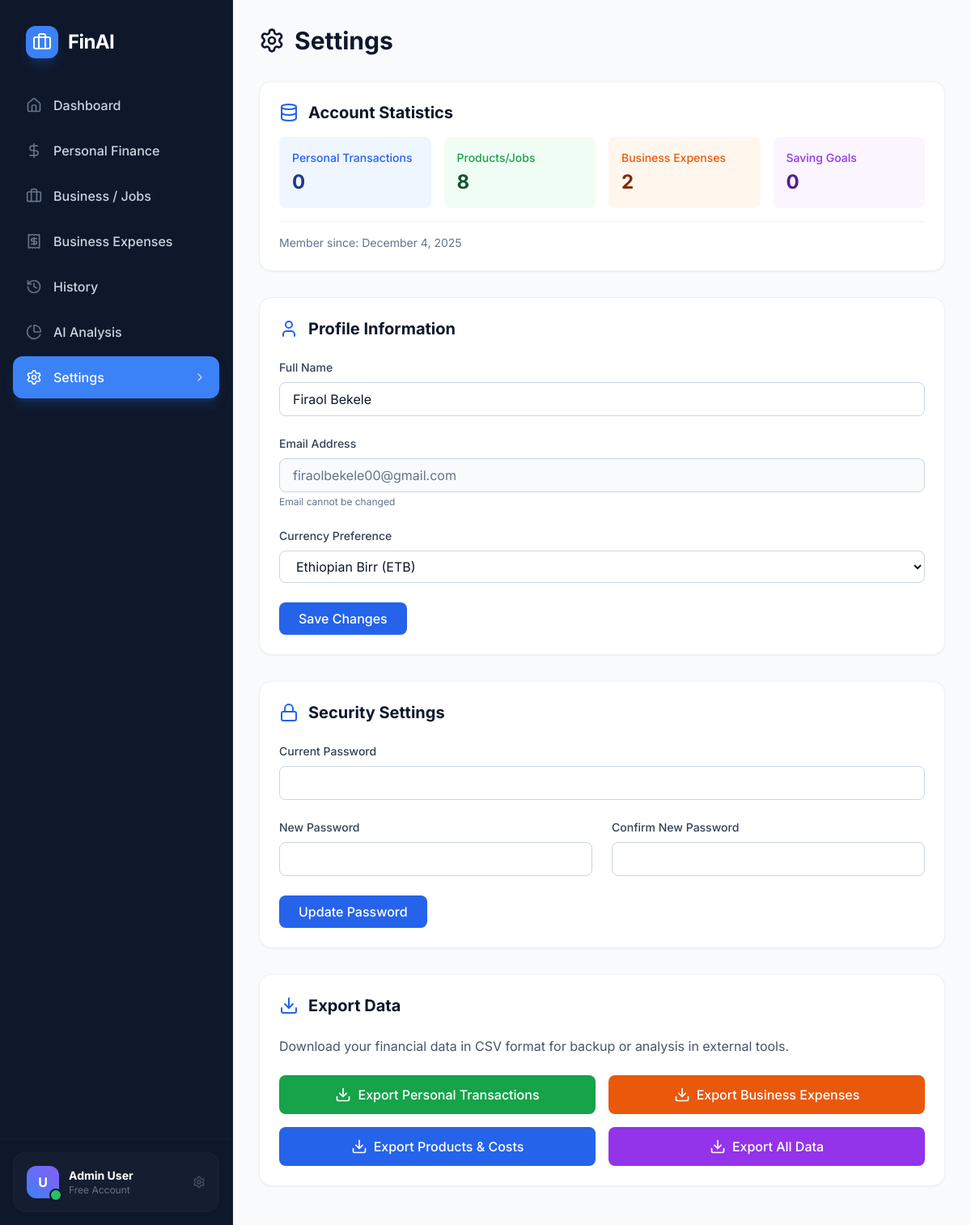
The page /settings.php (signed in) on the database its author committed.
### tables this page shows
CREATE TABLE `User` (
  `id` int NOT NULL AUTO_INCREMENT,
  `name` varchar(191) NOT NULL,
  `email` varchar(191) NOT NULL,
  `password` varchar(191) NOT NULL,
  `role` varchar(191) NOT NULL DEFAULT 'user',
  `currencyCode` varchar(191) NOT NULL DEFAULT 'ETB',
  `createdAt` datetime(3) NOT NULL DEFAULT CURRENT_TIMESTAMP(3),
  `updatedAt` datetime(3) NOT NULL,
  PRIMARY KEY (`id`),
  UNIQUE KEY `User_email_key` (`email`)
);

### settings.php (the view, shortened to what this page needs)
<?php
require_once __DIR__ . '/database/db.php';
$userId = $_SESSION['user_id'];
$stmt = $mysqli->prepare("SELECT name, email, currencyCode, createdAt FROM User WHERE id = ?");
$stmt->bind_param("i", $userId);
$stmt->execute();
$user = $stmt->get_result()->fetch_assoc();
$stats = [];
function getCount($mysqli, $table, $userId) {
    if ($table === 'Product') {
        $sql = "SELECT COUNT(*) as c FROM $table WHERE userId = ?";
    } else {
        $sql = "SELECT COUNT(*) as c FROM $table WHERE userId = ?";
    }
    $stmt = $mysqli->prepare($sql);
    $stmt->bind_param("i", $userId);
    $stmt->execute();
    $res = $stmt->get_result()->fetch_assoc()['c'];
    return $res;
}
$stats['transactions'] = getCount($mysqli, 'PersonalTransaction', $userId);
$stats['products'] = getCount($mysqli, 'Product', $userId);
$stats['businessExpenses'] = getCount($mysqli, 'BusinessExpense', $userId);
$stats['savingGoals'] = getCount($mysqli, 'SavingGoal', $userId);
require_once __DIR__ . '/includes/header.php';
?>
<div class="flex h-screen overflow-hidden bg-background">
    <?php require_once __DIR__ . '/includes/sidebar.php'; ?>
    <main class="flex-1 overflow-y-auto w-full">
        <div class="p-8 space-y-8 animate-in pb-12">
            <div class="flex items-center gap-3">
                <i data-lucide="settings" class="w-8 h-8 text-slate-900"></i>
                <h1 class="text-3xl font-bold text-slate-900">Settings</h1>
            </div>
            <div class="modern-card p-6 bg-white">
                <div class="flex items-center gap-3 mb-4">
                    <i data-lucide="database" class="w-6 h-6 text-blue-600"></i>
                    <h2 class="text-xl font-bold text-slate-900">Account Statistics</h2>
                </div>
                <div class="grid grid-cols-2 sm:grid-cols-2 lg:grid-cols-4 gap-3 sm:gap-4">
                    <div class="bg-blue-50 p-4 rounded-lg">
                        <p class="text-sm text-blue-600 font-medium">Personal Transactions</p>
                        <p class="text-2xl font-bold text-blue-900 mt-1"><?php echo $stats['transactions']; ?></p>
                    </div>
                    <div class="bg-green-50 p-4 rounded-lg">
                        <p class="text-sm text-green-600 font-medium">Products/Jobs</p>
                        <p class="text-2xl font-bold text-green-900 mt-1"><?php echo $stats['products']; ?></p>
                    </div>
                    <div class="bg-orange-50 p-4 rounded-lg">
                        <p class="text-sm text-orange-600 font-medium">Business Expenses</p>
                        <p class="text-2xl font-bold text-orange-900 mt-1"><?php echo $stats['businessExpenses']; ?></p>
                    </div>
                    <div class="bg-purple-50 p-4 rounded-lg">
                        <p class="text-sm text-purple-600 font-medium">Saving Goals</p>
                        <p class="text-2xl font-bold text-purple-900 mt-1"><?php echo $stats['savingGoals']; ?></p>
                    </div>
                </div>
                <div class="mt-4 pt-4 border-t border-slate-100">
                    <p class="text-sm text-slate-500">
                        Member since: <?php echo (new DateTime($user['createdAt']))->format('F j, Y'); ?>
                    </p>
                </div>
            </div>
            <div class="modern-card p-6 bg-white">
                <div class="flex items-center gap-3 mb-6">
                    <i data-lucide="user" class="w-6 h-6 text-blue-600"></i>
                    <h2 class="text-xl font-bold text-slate-900">Profile Information</h2>
                </div>
                <form method="POST" action="" class="space-y-6">
                    <div>
                        <label class="block text-sm font-medium text-slate-700 mb-2">Full Name</label>
                        <input type="text" name="name" value="<?php echo htmlspecialchars($user['name']); ?>" required class="w-full border border-slate-300 rounded-lg px-4 py-2 text-slate-900 focus:ring-2 focus:ring-blue-500" />
                    </div>
                    <div>
                        <label class="block text-sm font-medium text-slate-700 mb-2">Email Address</label>
                        <input type="email" value="<?php echo htmlspecialchars($user['email']); ?>" disabled class="w-full border border-slate-300 rounded-lg px-4 py-2 text-slate-500 bg-slate-50 cursor-not-allowed" />
                        <p class="text-xs text-slate-500 mt-1">Email cannot be changed</p>
                    </div>
                    <div>
                        <label class="block text-sm font-medium text-slate-700 mb-2">Currency Preference</label>
                        <select name="currencyCode" class="w-full border border-slate-300 rounded-lg px-4 py-2 text-slate-900 focus:ring-2 focus:ring-blue-500">
                            <?php
                            $currencies = [
                                'ETB' => 'Ethiopian Birr (ETB)',
                                'USD' => 'US Dollar (USD)',
                                'EUR' => 'Euro (EUR)',
                                'GBP' => 'British Pound (GBP)',
                                'KES' => 'Kenyan Shilling (KES)',
                                'TZS' => 'Tanzanian Shilling (TZS)'
                            ];
                            foreach ($currencies as $code => $name):
                            ?>
                                <option value="<?php echo $code; ?>" <?php echo $user['currencyCode'] === $code ? 'selected' : ''; ?>><?php echo $name; ?></option>
                            <?php endforeach; ?>
                        </select>
                    </div>
                    <button type="submit" class="bg-blue-600 text-white px-6 py-2 rounded-lg hover:bg-blue-700 transition-colors font-medium">
                        Save Changes
                    </button>
                </form>
            </div>
            <div class="modern-card p-6 bg-white">
                <div class="flex items-center gap-3 mb-6">
                    <i data-lucide="lock" class="w-6 h-6 text-blue-600"></i>
                    <h2 class="text-xl font-bold text-slate-900">Security Settings</h2>
                </div>
                <form method="POST" action="" class="space-y-6">
                    <div>
                        <label class="block text-sm font-medium text-slate-700 mb-2">Current Password</label>
                        <input type="password" name="currentPassword" required class="w-full border border-slate-300 rounded-lg px-4 py-2 text-slate-900 focus:ring-2 focus:ring-blue-500" />
                    </div>
                    <div class="grid grid-cols-1 md:grid-cols-2 gap-6">
                        <div>
                            <label class="block text-sm font-medium text-slate-700 mb-2">New Password</label>
                            <input type="password" name="newPassword" required class="w-full border border-slate-300 rounded-lg px-4 py-2 text-slate-900 focus:ring-2 focus:ring-blue-500" />
                        </div>
                        <div>
                            <label class="block text-sm font-medium text-slate-700 mb-2">Confirm New Password</label>
                            <input type="password" name="confirmPassword" required class="w-full border border-slate-300 rounded-lg px-4 py-2 text-slate-900 focus:ring-2 focus:ring-blue-500" />
                        </div>
                    </div>
                    <button type="submit" class="bg-blue-600 text-white px-6 py-2 rounded-lg hover:bg-blue-700 transition-colors font-medium">
                        Update Password
                    </button>
                </form>
            </div>
            <div class="modern-card p-6 bg-white">
                <div class="flex items-center gap-3 mb-6">
                    <i data-lucide="download" class="w-6 h-6 text-blue-600"></i>
                    <h2 class="text-xl font-bold text-slate-900">Export Data</h2>
                </div>
                <p class="text-slate-600 mb-6">
                    Download your financial data in CSV format for backup or analysis in external tools.
                </p>
                <div class="grid grid-cols-1 sm:grid-cols-2 gap-3 sm:gap-4">
                    <a href="export.php?type=transactions" class="flex items-center justify-center gap-2 bg-green-600 text-white px-6 py-3 rounded-lg hover:bg-green-700 transition-colors font-medium">
                        <i data-lucide="download" class="w-5 h-5"></i>
                        Export Personal Transactions
                    </a>
                    <a href="export.php?type=business" class="flex items-center justify-center gap-2 bg-orange-600 text-white px-6 py-3 rounded-lg hover:bg-orange-700 transition-colors font-medium">
                        <i data-lucide="download" class="w-5 h-5"></i>
                        Export Business Expenses
                    </a>
                    <a href="export.php?type=products" class="flex items-center justify-center gap-2 bg-blue-600 text-white px-6 py-3 rounded-lg hover:bg-blue-700 transition-colors font-medium">
                        <i data-lucide="download" class="w-5 h-5"></i>
                        Export Products & Costs
                    </a>
                    <a href="export.php?type=all" class="flex items-center justify-center gap-2 bg-purple-600 text-white px-6 py-3 rounded-lg hover:bg-purple-700 transition-colors font-medium">
                        <i data-lucide="download" class="w-5 h-5"></i>
                        Export All Data
                    </a>
                </div>
            </div>
        </div>
    </main>
</div>
<?php require_once __DIR__ . '/includes/footer.php'; ?>

### public/css/style.css (style rules this page uses)
:root { --background: #f8fafc; --foreground: #0f172a; --primary: #3b82f6; --primary-hover: #2563eb; --secondary: #64748b; --accent: #8b5cf6; --card: #ffffff; --card-foreground: #0f172a; --border: #e2e8f0; --ring: rgba(59, 130, 246, 0.5); --success: #10b981; --warning: #f59e0b; --danger: #ef4444; }
body { background: var(--background); color: var(--foreground); font-family: 'Inter', system-ui, -apple-system, sans-serif; -webkit-font-smoothing: antialiased; -moz-osx-font-smoothing: grayscale; }
.modern-card { background-color: white; border-radius: 1rem; border: 1px solid rgba(226, 232, 240, 0.6); box-shadow: 0 1px 2px 0 rgba(0, 0, 0, 0.05); transition: all 0.3s cubic-bezier(0.4, 0, 0.2, 1); }
input, select, textarea { background-color: white; border: 1px solid #e2e8f0; border-radius: 0.75rem; padding: 0.625rem 1rem; color: #334155; outline: none; transition: all 0.2s; width: 100%; }
.animate-in { animation: fadeIn 0.5s ease-out; }

### rows shown on the page
user: createdAt "December 4, 2025", name "Firaol Bekele", email "firaolbekele00@gmail.com", currencyCode "Ethiopian Birr (ETB)"

### other values the page prints
$item['name'] "Dashboard"
$item['name'] "Personal Finance"
$item['name'] "Business / Jobs"
$item['name'] "Business Expenses"
$item['name'] "History"
$item['name'] "AI Analysis"
$item['name'] "Settings"
$stats['transactions'] "0"
$stats['products'] "8"
$stats['businessExpenses'] "2"
$stats['savingGoals'] "0"
